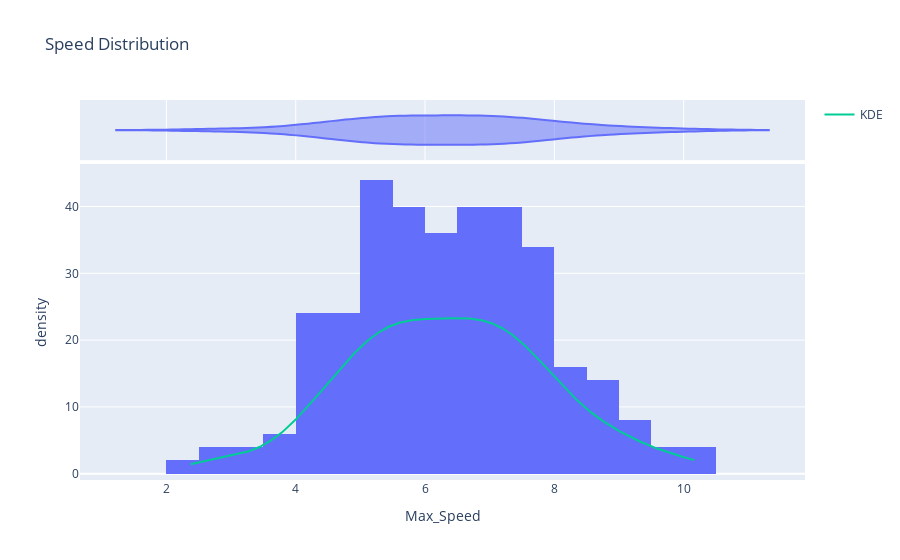

The notebook cell this image was saved under:
### Code cell
import plotly.express as px
import numpy as np
from scipy.stats import gaussian_kde

fig = px.histogram(feature_by_participant, x='Max_Speed', title='Speed Distribution', 
                   marginal='violin', histnorm='density')

# Calculate KDE
speed_data = feature_by_participant['Max_Speed']
kde = gaussian_kde(speed_data)
x_range = np.linspace(min(speed_data), max(speed_data), 1000)
fig.add_trace(go.Scatter(x=x_range, y=kde.evaluate(x_range)*100, mode='lines', name='KDE'))

fig.show()

### Figure 1 — Plotly figure (JSON) as saved in the notebook; plotly's stock layout.template omitted (floating-point values rounded to 4 significant figures; data arrays with more than 128 entries replaced by an {"elided": "..."} marker saying what was removed)
{"data": [{"alignmentgroup": "True", "bingroup": "x", "histnorm": "density", "hovertemplate": "Max_Speed=%{x}<br>density=%{y}<extra></extra>", "legendgroup": "", "marker": {"color": "#636efa", "pattern": {"shape": ""}}, "name": "", "offsetgroup": "", "orientation": "v", "showlegend": false, "type": "histogram", "x": {"elided": "172 float values"}, "xaxis": "x", "yaxis": "y"}, {"alignmentgroup": "True", "hovertemplate": "Max_Speed=%{x}<extra></extra>", "legendgroup": "", "marker": {"color": "#636efa"}, "name": "", "offsetgroup": "", "scalegroup": "x", "showlegend": false, "type": "violin", "x": {"elided": "172 float values"}, "xaxis": "x2", "yaxis": "y2"}, {"mode": "lines", "name": "KDE", "type": "scatter", "x": {"elided": "1000 float values"}, "y": {"elided": "1000 float values"}}], "layout": {"barmode": "relative", "legend": {"tracegroupgap": 0}, "title": {"text": "Speed Distribution"}, "xaxis": {"anchor": "y", "domain": [0, 1], "title": {"text": "Max_Speed"}}, "xaxis2": {"anchor": "y2", "domain": [0, 1], "matches": "x", "showgrid": true, "showticklabels": false}, "yaxis": {"anchor": "x", "domain": [0, 0.8316], "title": {"text": "density"}}, "yaxis2": {"anchor": "x2", "domain": [0.8416, 1], "matches": "y2", "showgrid": false, "showline": false, "showticklabels": false, "ticks": ""}}}
